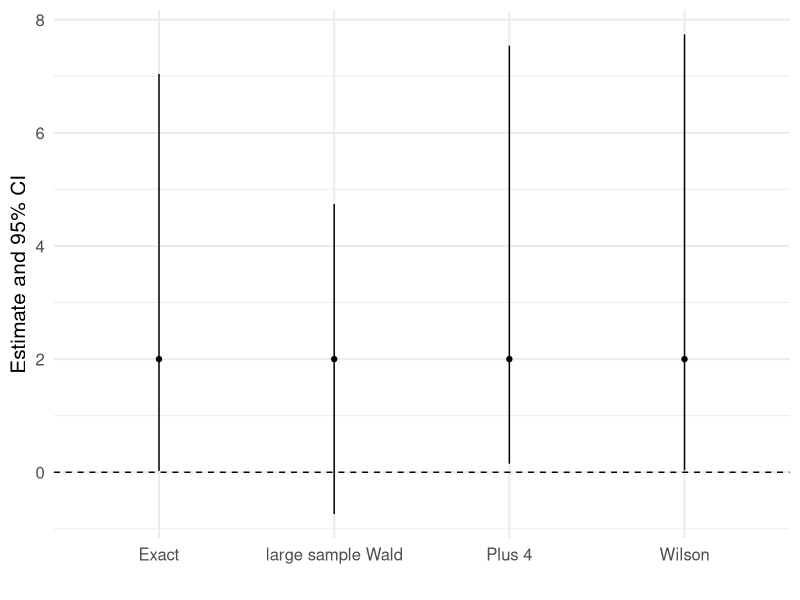

Write R code to recreate this figure.
## ---- chunk 1
p.hat <- 100/500 # estimate proportion
se <- sqrt(p.hat*(1-p.hat)/500) # standard error
p.hat - 1.96*se # Lower confidence bound
p.hat + 1.96*se # Upper confidence bound
## ---- chunk 2
p.tilde <- (100 + 2)/(500 + 4)
se <- sqrt(p.tilde * (1 - p.tilde)/(500 + 4)) # standard error
p.tilde - 1.96 * se # Lower confidence bound
p.tilde + 1.96 * se # Upper confidence bound
## ---- chunk 3
prop.test(x = 100, n = 500, conf.level = 0.95)
## ---- chunk 4
binom.test(x = 100, n = 500, conf.level = 0.95)
## ---- chunk 5
pnorm(q = 3.06413, lower.tail = F)
## ---- chunk 6
# students, don't worry about this code
library(ggplot2)
library(tibble)
elderly_CIs <- tibble(method = c("large sample Wald", "Exact", "Wilson", "Plus 4"),
       lower = c(-0.74, 0.024, 0.034, 0.15),
       upper = c(4.74, 7.04, 7.74, 7.54),
       estimate = rep(2,4))

ggplot(data = elderly_CIs, 
       aes(x = method, y = estimate)) +
  geom_point() +
  geom_segment(aes(xend = method, y = lower, yend = upper)) +
  geom_hline(aes(yintercept = 0), lty = 2) +
  labs(y = "Estimate and 95% CI", x = "") +
  theme_minimal(base_size = 15)
## ---- chunk 7
p.hat <- 2/100 # estimate proportion
se <- sqrt(p.hat*(1-p.hat)/100) # standard error
c(p.hat - 1.96*se, p.hat + 1.96*se) # CI
## ---- chunk 8
binom.test(x = 2, n = 100, p = 0.5, conf.level = 0.95)
## ---- chunk 9
prop.test(x = 2, n = 100, p = 0.5, conf.level = 0.95)
## ---- chunk 10
p.tilde <- (2 + 2)/(100 + 4)
se <- sqrt(p.tilde*(1-p.tilde)/(100 + 4)) # standard error
c(p.tilde - 1.96*se, p.tilde + 1.96*se) # CI
